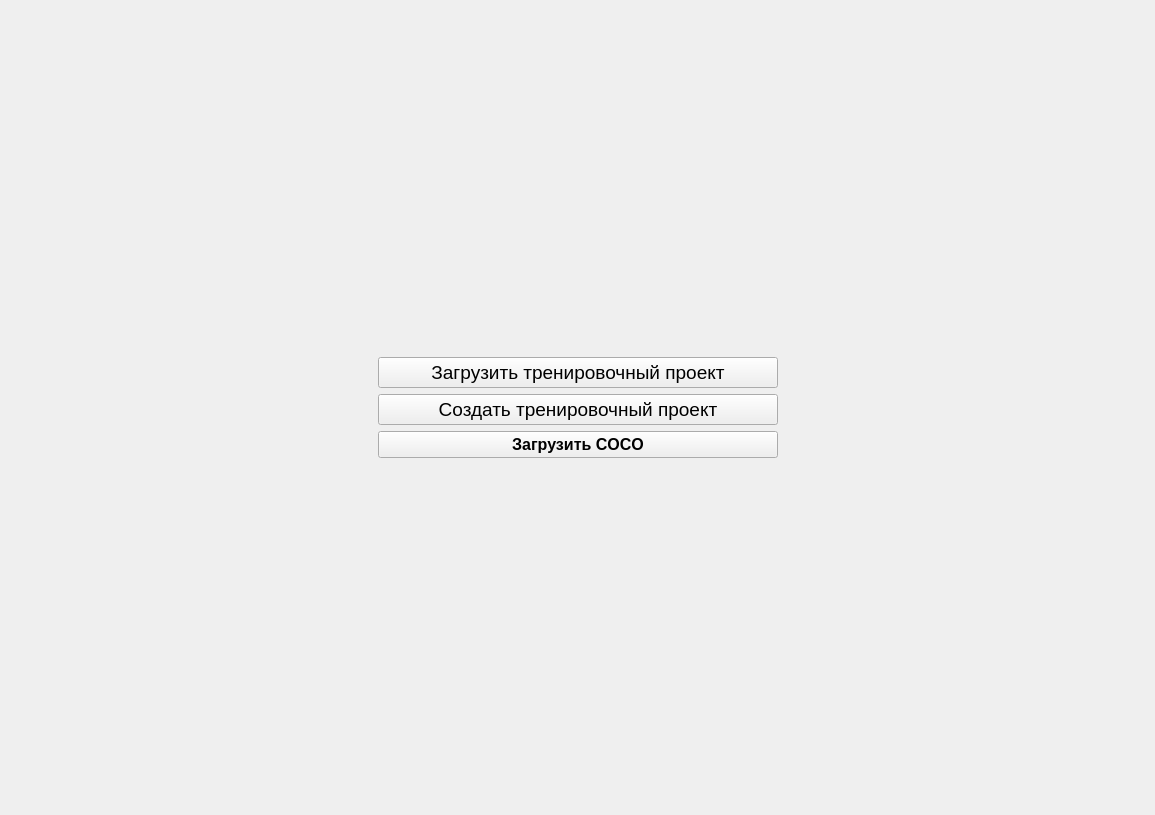
<?xml version="1.0" encoding="UTF-8"?>
<ui version="4.0">
 <class>page_load_dataset</class>
 <widget class="QWidget" name="page_load_dataset">
  <property name="geometry">
   <rect>
    <x>0</x>
    <y>0</y>
    <width>1155</width>
    <height>815</height>
   </rect>
  </property>
  <property name="windowTitle">
   <string>Главная страница</string>
  </property>
  <layout class="QVBoxLayout" name="page_main_layout">
   <item>
    <layout class="QHBoxLayout" name="horizontalLayout_2">
     <item>
      <spacer name="horizontalSpacer_2">
       <property name="orientation">
        <enum>Qt::Horizontal</enum>
       </property>
       <property name="sizeHint" stdset="0">
        <size>
         <width>40</width>
         <height>20</height>
        </size>
       </property>
      </spacer>
     </item>
     <item>
      <layout class="QVBoxLayout" name="verticalLayout_6">
       <item>
        <spacer name="verticalSpacer_4">
         <property name="orientation">
          <enum>Qt::Vertical</enum>
         </property>
         <property name="sizeHint" stdset="0">
          <size>
           <width>20</width>
           <height>40</height>
          </size>
         </property>
        </spacer>
       </item>
       <item>
        <widget class="QPushButton" name="button_load_train_project">
         <property name="font">
          <font>
           <pointsize>14</pointsize>
          </font>
         </property>
         <property name="text">
          <string>Загрузить тренировочный проект</string>
         </property>
        </widget>
       </item>
       <item>
        <widget class="QPushButton" name="button_create_train_project">
         <property name="minimumSize">
          <size>
           <width>400</width>
           <height>0</height>
          </size>
         </property>
         <property name="font">
          <font>
           <pointsize>14</pointsize>
          </font>
         </property>
         <property name="text">
          <string>Создать тренировочный проект</string>
         </property>
        </widget>
       </item>
       <item>
        <widget class="QPushButton" name="button_coco_test">
         <property name="font">
          <font>
           <pointsize>12</pointsize>
           <weight>75</weight>
           <bold>true</bold>
          </font>
         </property>
         <property name="text">
          <string>Загрузить COCO</string>
         </property>
        </widget>
       </item>
       <item>
        <spacer name="verticalSpacer_5">
         <property name="orientation">
          <enum>Qt::Vertical</enum>
         </property>
         <property name="sizeHint" stdset="0">
          <size>
           <width>20</width>
           <height>40</height>
          </size>
         </property>
        </spacer>
       </item>
      </layout>
     </item>
     <item>
      <spacer name="horizontalSpacer_3">
       <property name="orientation">
        <enum>Qt::Horizontal</enum>
       </property>
       <property name="sizeHint" stdset="0">
        <size>
         <width>40</width>
         <height>20</height>
        </size>
       </property>
      </spacer>
     </item>
    </layout>
   </item>
  </layout>
 </widget>
 <resources/>
 <connections/>
</ui>
